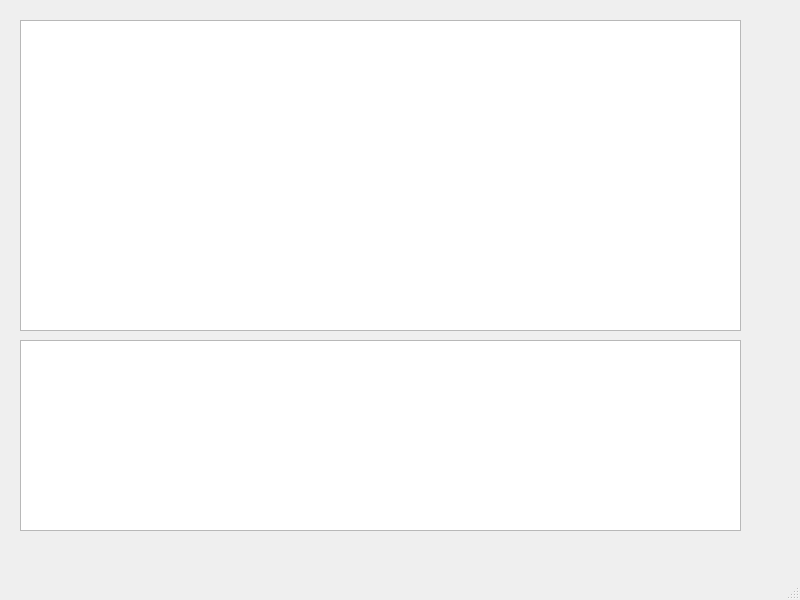
<?xml version="1.0" encoding="UTF-8"?>
<ui version="4.0">
 <class>MainWindow</class>
 <widget class="QMainWindow" name="MainWindow">
  <property name="geometry">
   <rect>
    <x>0</x>
    <y>0</y>
    <width>800</width>
    <height>600</height>
   </rect>
  </property>
  <property name="windowTitle">
   <string>MainWindow</string>
  </property>
  <widget class="QWidget" name="centralwidget">
   <widget class="QUndoView" name="undoView">
    <property name="geometry">
     <rect>
      <x>20</x>
      <y>20</y>
      <width>721</width>
      <height>311</height>
     </rect>
    </property>
   </widget>
   <widget class="QTextEdit" name="textEdit">
    <property name="geometry">
     <rect>
      <x>20</x>
      <y>340</y>
      <width>721</width>
      <height>191</height>
     </rect>
    </property>
   </widget>
  </widget>
  <widget class="QMenuBar" name="menubar">
   <property name="geometry">
    <rect>
     <x>0</x>
     <y>0</y>
     <width>800</width>
     <height>22</height>
    </rect>
   </property>
  </widget>
  <widget class="QStatusBar" name="statusbar"/>
 </widget>
 <resources/>
 <connections/>
</ui>
